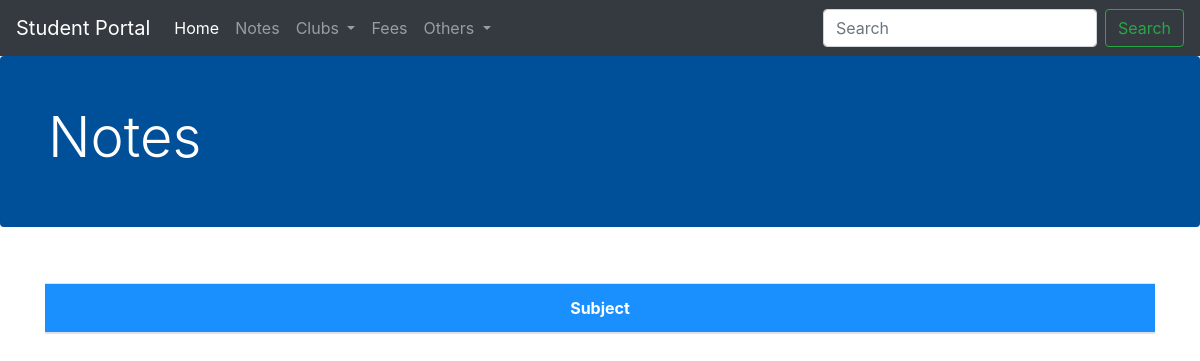
Before: /notes/ with the older database file.
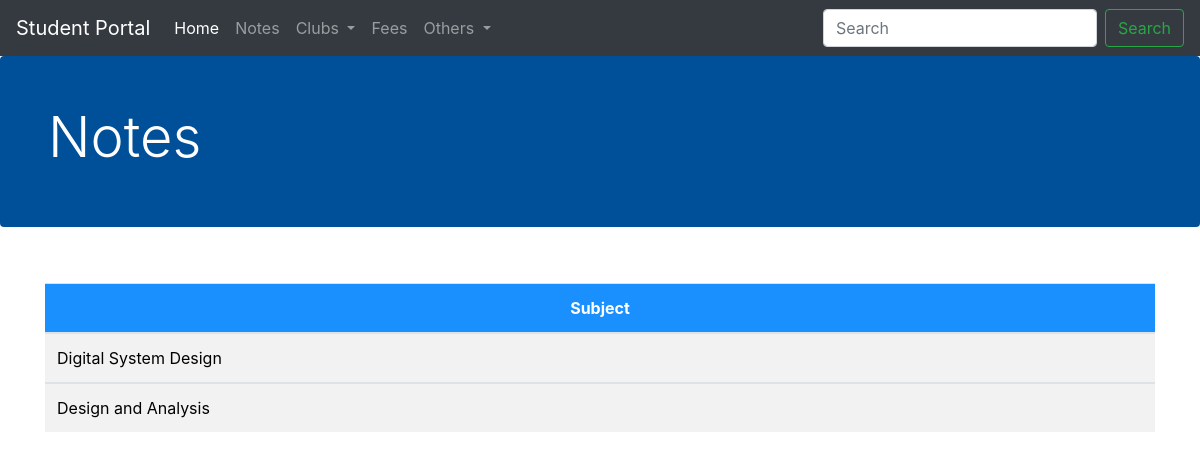
After: the same page with the newer database file.
### notes/models.py (models this page shows, shortened)
class NoteSubject(models.Model):
    notes_id=models.AutoField
    notes_teacher=models.CharField(max_length=50, default="")
    notes_subject = models.CharField(max_length=50, default="")
    notes_subinshort = models.CharField(max_length=50, default="")

### notes/views.py (the view)
# urls.py: path('', views.notes, name="NotesHome"),
def notes(request):
    allProds = []
    catprods = NoteSubject.objects.values('notes_subject', 'id')
    cats = {item['notes_subject'] for item in catprods}
    for cat in cats:
        prod = NoteSubject.objects.filter(notes_subject=cat)
        n = len(prod)
        allProds.append([prod, range(1, n)])
    params = {'allProds':allProds}
    return render(request, 'notes/notes.html',params)

### notes/templates/notes/notes.html (shortened to what this page needs)
{% extends 'notes/basic.html' %}
{% block body %}
{% load static %}
  <div style="background-color: #004f99;" class="jumbotron p-4 p-md-5 text-white rounded bg-darkblue">
    <div class="col-md-6 px-0">
      <h1 class="display-4 ">Notes</h1>
    </div>
  </div>
<div class="container">
 <br>
    <table class="table">
        <thead style="background-color:  #1a90ff;">
        <tr>
            <th scope="col" style="text-align:center; color:white;">Subject</th>
        </tr>
        </thead>
        {% for notesubject, range in allProds %}
        <tbody>
        <tr>
            <td style="background-color:  #f2f2f2">  <a style=" color:black;" href="/notes/{{notesubject.0.notes_subinshort}}">
                                {{notesubject.0.notes_subject}}
                            </a>  </td>
        </tr>
        </tbody>
        {% endfor %}
    </table>
</div>
 {% endblock %}

Changed rows visible on the page:
added NoteSubject: notes_subject "Digital System Design"
added NoteSubject: notes_subject "Design and Analysis"
